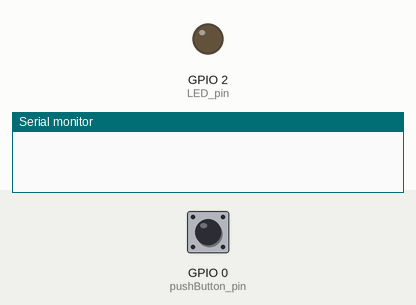
Recording of a sketch running on a simulated ESP32. On the bench: output pins drawn as LEDs (lit = HIGH), the last lines printed to the serial monitor. The inputs (shaded band) are chosen by the test bench; at power-on: GPIO 0 (pushButton_pin) HIGH.

Above: at 1.2 s.
1.3 s: GPIO 0 (pushButton_pin) pulled LOW for 0.15 s
At 1.7 s:
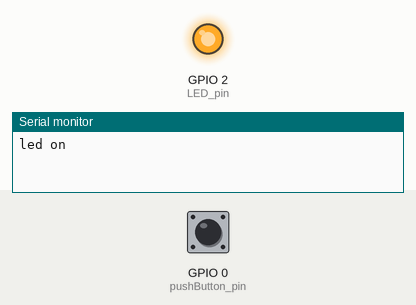
2.9 s: GPIO 0 (pushButton_pin) pulled LOW for 1 s
At 4.2 s:
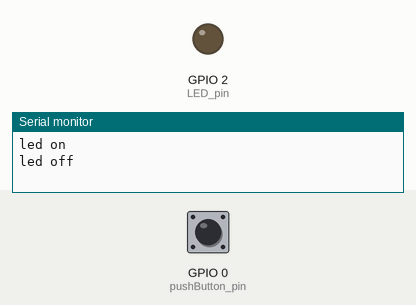
5.4 s: GPIO 0 (pushButton_pin) pulled LOW for 3.2 s
At 8.9 s:
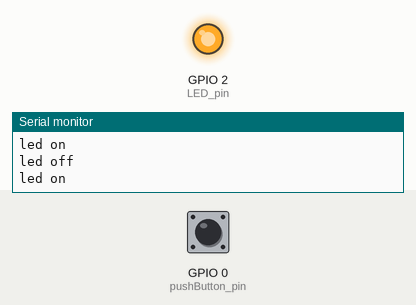
Timing chart, 0 to 10.4 s (numbered marks = the images above; inputs shaded):
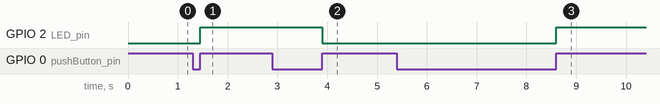

The sketch:

HW4_GPIO_HOQUANGPHUC.ino
```cpp
#include <Arduino.h>
#define pushButton_pin 0
#define LED_pin 2
int led_state = LOW;

void IRAM_ATTR toggleLED()
{
  led_state = !led_state;
  changeLED();
}
void setup()
{
  Serial.begin(115200);
  pinMode(LED_pin, OUTPUT);
  pinMode(pushButton_pin, INPUT_PULLUP);
  attachInterrupt(pushButton_pin, toggleLED, RISING);
}
void loop()
{
}
void changeLED()
{
  if (led_state == HIGH)
  {
    digitalWrite(LED_pin, led_state);
    Serial.println("led on");
  }
  else
  {
    digitalWrite(LED_pin, led_state);
    Serial.println("led off");
  }
}
```

Measured:
- after the input at 1.3 s, GPIO 2 (LED_pin): LOW → HIGH after 0.15 s
- after the input at 2.9 s, GPIO 2 (LED_pin): HIGH → LOW after 1.0 s
- after the input at 5.4 s, GPIO 2 (LED_pin): LOW → HIGH after 3.2 s
